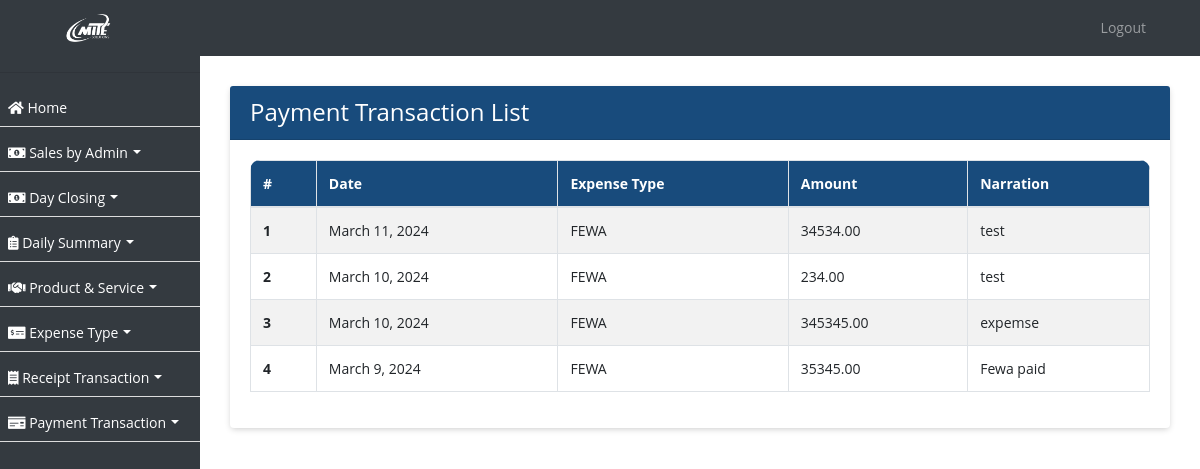
The app's page /payment-transaction/, older data.
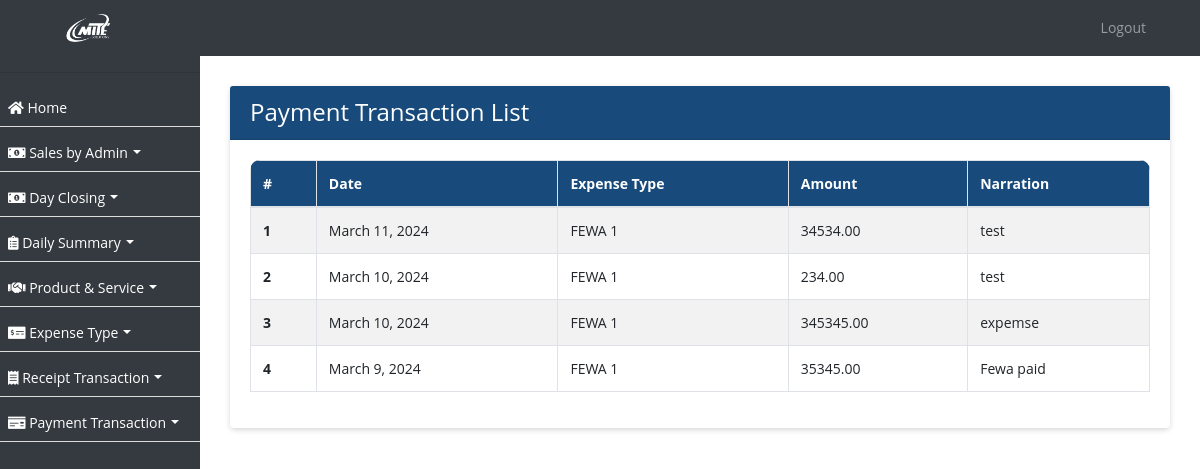
The same page, newer data.
### ezshopapp/models.py (models this page shows, shortened)
class PaymentTransaction(models.Model):
    date = models.DateField()
    expense_type = models.ForeignKey(ExpenseType, on_delete=models.CASCADE)
    amount = models.DecimalField(max_digits=10, decimal_places=2)
    narration = models.TextField()
    created_on = models.DateTimeField(auto_now_add=True, null=True)

class ExpenseType(models.Model):
    name = models.CharField(max_length=255)
    created_on = models.DateTimeField(auto_now_add=True, null=True)

### ezshopapp/views.py (the view)
# urls.py: path('payment-transaction/', PaymentTransactionListView.as_view(), name='payment_transaction_list'),
class PaymentTransactionListView(ListView):
    model = PaymentTransaction
    template_name = 'payment_transaction_list.html'
    def get_queryset(self):
        return PaymentTransaction.objects.order_by('-created_on')

### ezshopapp/templates/payment_transaction_list.html (shortened to what this page needs)
{% extends 'base.html' %}
{% block content %}
<div class="container">
  <div class="card">
    <div class="card-header">
      <h4 class="mb-0 text-white">Payment Transaction List</h4>
    </div>
    <div class="card-body">
      <div class="table-responsive">
        <table class="table table-bordered table-striped nowrap" id="ptlist">
          <thead>
            <tr>
              <th scope="col">#</th>
              <th scope="col">Date</th>
              <th scope="col">Expense Type</th>
              <th scope="col">Amount</th>
              <th scope="col">Narration</th>
            </tr>
          </thead>
          <tbody>
            {% for payment_transaction in object_list %}
              <tr>
                <th scope="row">{{ forloop.counter }}</th>
                <td>{{ payment_transaction.date }}</td>
                <td>{{ payment_transaction.expense_type.name }}</td>
                <td>{{ payment_transaction.amount }}</td>
                <td>{{ payment_transaction.narration }}</td>
              </tr>
            {% endfor %}
          </tbody>
        </table>
      </div>
    </div>
  </div>
</div>
{% endblock %}

### ezshopapp/templates/base.html (shortened to what this page needs)
{% load static %}
<!DOCTYPE html>
<html lang="en">
<head>
    <link rel="stylesheet" href="https://stackpath.bootstrapcdn.com/bootstrap/4.3.1/css/bootstrap.min.css">
    <link href="https://templates.hibootstrap.com/farol/assets/css/style.css" rel="stylesheet">
    <link rel="stylesheet" href="https://use.fontawesome.com/releases/v5.8.2/css/all.css">
    <link rel="stylesheet" type="text/css" href="https://cdn.jsdelivr.net/npm/daterangepicker/daterangepicker.css" />
<link rel="stylesheet" href="https://cdn.datatables.net/2.0.2/css/dataTables.bootstrap5.css">
<link rel="stylesheet" href="https://cdn.datatables.net/responsive/3.0.0/css/responsive.bootstrap5.css">
<link rel="stylesheet" type="text/css" href="https://cdn.datatables.net/buttons/2.2.2/css/buttons.bootstrap5.min.css">
</head>
<body>
<nav class="navbar navbar-expand-lg navbar-dark bg-dark fixed-top">
    <a class="navbar-brand text-left" href="/home/">
         <img src="{% static 'assets/logo.png' %}" style="filter: brightness(0) invert(1);" class="logo" width="5%">
    </a>
    <div class="collapse navbar-collapse" id="navbarNav">
        {% include 'sidebar_mobile.html' %}
    </div>
</nav>
<div id="sidebar">
    <hr/>
    {% include 'sidebar.html' %}
</div>
<div id="content">
    {% block content %}{% endblock %}
</div>
</body>
</html>

### ezshopapp/templates/sidebar_mobile.html (shortened to what this page needs)
<ul class="navbar-nav ml-auto pl-3" style="max-height: 400px; overflow-y: scroll;">
    <li class="nav-item">
        <a class="nav-link" href="{% url 'logout' %}">Logout</a>
    </li>
</ul>

### ezshopapp/templates/sidebar.html (shortened to what this page needs)
 <ul id="font-c" style="max-height: 400px; overflow-y: scroll;">
        <li><a href="/home/"><i class="fas fa-home"></i> Home</a></li>
        <li class="dropdown">
            <a href="#" class="dropdown-toggle" id="saleDropdown" role="button" data-toggle="dropdown" aria-haspopup="true" aria-expanded="false"><i class="fas fa-money-bill-alt"></i> Sales by Admin</a>
        </li>
        <li class="dropdown">
            <a href="#" class="dropdown-toggle" id="saleDropdown" role="button" data-toggle="dropdown" aria-haspopup="true" aria-expanded="false"><i class="fas fa-money-bill-alt"></i> Day Closing</a>
        </li>
        <li class="dropdown">
            <a href="#" class="dropdown-toggle" id="dailySummaryDropdown" role="button" data-toggle="dropdown" aria-haspopup="true" aria-expanded="false"><i class="fas fa-clipboard-list"></i> Daily Summary</a>
        </li>
        <li class="dropdown">
            <a href="#" class="dropdown-toggle" id="serviceDropdown" role="button" data-toggle="dropdown" aria-haspopup="true" aria-expanded="false"><i class="fas fa-handshake"></i> Product &amp; Service</a>
        </li>
        <li class="dropdown">
            <a href="#" class="dropdown-toggle" id="expenseTypeDropdown" role="button" data-toggle="dropdown" aria-haspopup="true" aria-expanded="false"><i class="fas fa-money-check-alt"></i> Expense Type</a>
        </li>
        <li class="dropdown">
            <a href="#" class="dropdown-toggle" id="receiptTransactionDropdown" role="button" data-toggle="dropdown" aria-haspopup="true" aria-expanded="false"><i class="fas fa-receipt"></i> Receipt Transaction</a>
        </li>
        <li class="dropdown">
            <a href="#" class="dropdown-toggle" id="paymentTransactionDropdown" role="button" data-toggle="dropdown" aria-haspopup="true" aria-expanded="false"><i class="fas fa-money-check"></i> Payment Transaction</a>
        </li>
    </ul>

### ezshopapp/templates/base.html (style rules this page uses)
body, p, h1, h2, h3, h4, h5, h6, a, li, label, input, div, span, small { font-family: "Open Sans", sans-serif !important; }
body, p, a, li, li>a { font-size:14px !important; }
#font-c>li>a { font-size:14px !important; }
body { padding-top: 56px; background-color: #ffffff !important; }
table thead { border-radius: 5px !important; }
table thead th { vertical-align: bottom; border-bottom: 2px solid #dee2e6; background-color: #184b7c !important; color: #fff !important; }
tbody { border-bottom: 0px !important; }
#sidebar { height: 100%; width: 200px; position: fixed; top: 0; left: 0; background-color: #343a40; padding-top: 56px; }
table { border:1px !important; }
#content { margin-left: 200px; padding: 15px; }
#sidebar ul { list-style: none; padding: 0; }
#sidebar ul li { padding: 8px; border-bottom: 1px solid #ddd; }
#sidebar ul li a { text-decoration: none; color: #fff; }
.navbar-brand { margin-left: 4%; }
div>.table-responsive, table, table>thead { border-radius: 10px !important; }
.card { border:0px !important; margin-top:15px; margin-bottom:15px; box-shadow: 0px 2px 6px -1px #ccc; }
.card-header { background-color: #184b7c !important; color:#fff !important; }
a { text-decoration: none !important; }
.bg-dark { background-color: #343a40 !important; }
.dropdown-toggle::after { display: inline-block; margin-left: 0.355em; margin-top: 1.1em; vertical-align: 0.255em; content: ""; border-top: 0.3em solid; border-right: 0.3em solid transparent; border-bottom: 0; border-left: 0.3em solid transparent; }
.logo { filter: brightness(0) invert(1); margin:0px; }
.navbar-nav.ml-auto { margin-right: 15px; }

Row changes from the older to the newer data that the page shows:
changed through a linked row, PaymentTransaction "March 11, 2024": expense_type.name "FEWA" → "FEWA 1"
changed through a linked row, PaymentTransaction (number 2 of 4 on the later page): expense_type.name "FEWA" → "FEWA 1"
changed through a linked row, PaymentTransaction "expemse": expense_type.name "FEWA" → "FEWA 1"
changed through a linked row, PaymentTransaction "March 9, 2024": expense_type.name "FEWA" → "FEWA 1"
